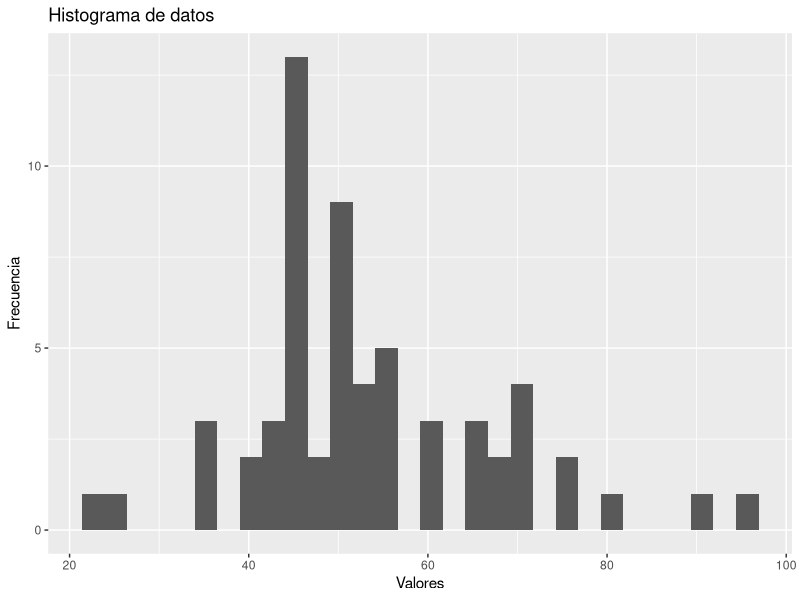
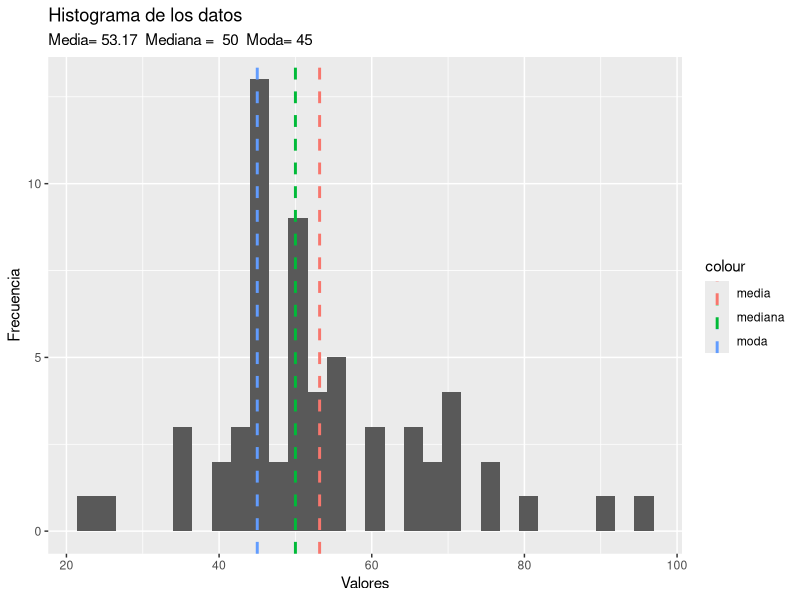

Write the R code that produced these figures, in order.
# LABORATORIO 2 : MEDIDAS DE TENDENCIA CENTRAL Y DISPERSIÓN 

# Dada las edades de 60 personas: 40,60,50,45,65,70,95,90,45,60,43,56, 65, 80, 45, 70, 45, 75, 45, 54,
# 35, 46, 47, 50, 50, 60, 50, 50, 65, 50, 50, 22, 54, 68, 70, 46, 54, 55, 50, 55, 40, 68, 76, 56, 55, 45, 50,
# 43, 46, 47, 70, 24, 34, 54,43, 34, 45, 45, 45, 45.
# a. Calcular las medidas de tendencia central e interprete.
# b. Calcular las medidas de dispersión.
# c. La siguiente dirección calcula medidas estadísticas: https://www.calcuvio.com/calculadora-estadistica
# Compara si los resultados son iguales o diferentes, emite una opinión de la razón en un máximo de dos líneas.

# Introducir la data:
datos <- c(40,60,50,45,65,70,95,90,45,60,43,56, 65, 80, 45, 70, 45, 75, 45, 54,
           35, 46, 47, 50, 50, 60, 50, 50, 65, 50, 50, 22, 54, 68, 70, 46, 54, 55, 50, 55,
           40, 68, 76, 56, 55, 45, 50, 43, 46, 47, 70, 24, 34, 54,43, 34, 45, 45, 45, 45)
datos

# Hallamos las medidas de tendencia central
media <- round(mean(datos),2)
paste("Usando mean(), para determinar la media de los datos =", media)

mediana <- median(datos)
print(mediana)

library(modeest)
moda <- mfv(datos)
moda

# Cargar la librería ggplot
library(ggplot2)

# El siguiente código permite crear un conjunto de datos “data.frame” a partir del vector de datos.
df.datos <- data.frame(datos)
df.datos
ggplot(data = df.datos, mapping = aes(x = datos)) +
  geom_histogram(bins = 30) +
  ggtitle('Histograma de datos') +
  xlab('Valores') + ylab('Frecuencia') 
titulo <- "Histograma de los datos"
subtitulo <- paste("Media=",media, " Mediana = ",mediana, " Moda=",moda)
ggplot(data = df.datos, mapping = aes(x=datos)) +
  geom_histogram(bins=30) +
  ggtitle(titulo, subtitle = subtitulo) +
  xlab('Valores') + ylab('Frecuencia') +
  geom_vline(aes(xintercept = media,
                 color = "media"),
             linetype = "dashed",
             size = 1) +
  geom_vline(aes(xintercept = mediana,
                 color = "mediana"),
             linetype = "dashed",
             size = 1) +
  geom_vline(aes(xintercept = moda,
                 color = "moda"),
             linetype = "dashed",
             size = 1)

# Hallamos las medidas de dispersión
max(datos)

min(datos)

Rang <- max(datos) - min(datos)
Rang

var(datos)

sd(datos)

# Hallamos un resumen estadístico con el código (SUMMARY)
summary(datos)
